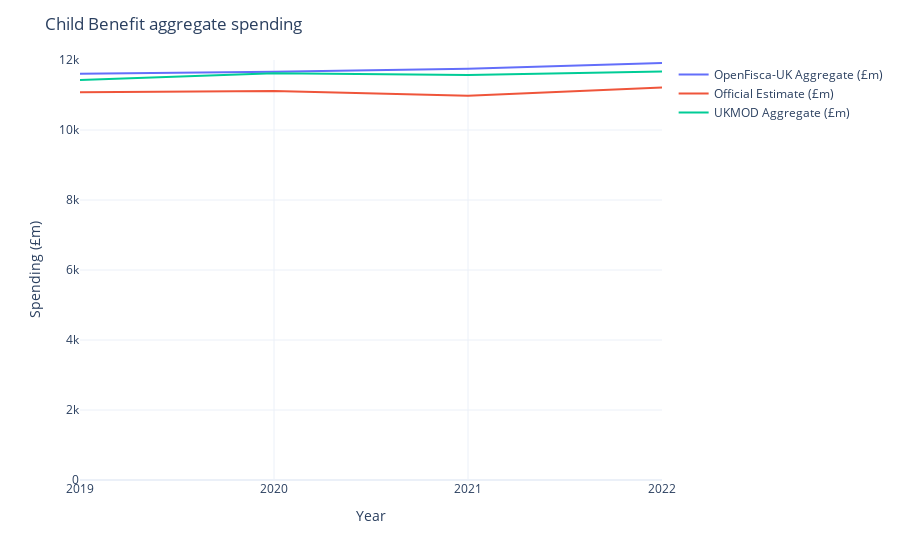

Notebook source saved alongside this figure:
### Code cell
import plotly.express as px

px.line(
    aggregates,
    x="Year",
    y=[
        "OpenFisca-UK Aggregate (£m)",
        "Official Estimate (£m)",
        "UKMOD Aggregate (£m)",
    ],
).update_layout(
    template="plotly_white",
    title="Child Benefit aggregate spending",
    xaxis_tickvals=list(range(2019, 2023)),
    yaxis_title="Spending (£m)",
    legend_title="",
    yaxis_range=(0, 12_000),
)

### Figure 1 — Plotly figure (JSON) as saved in the notebook; plotly's stock layout.template omitted (floating-point values rounded to 4 significant figures)
{"data": [{"hovertemplate": "variable=OpenFisca-UK Aggregate (£m)<br>Year=%{x}<br>value=%{y}<extra></extra>", "legendgroup": "OpenFisca-UK Aggregate (£m)", "line": {"color": "#636efa", "dash": "solid"}, "marker": {"symbol": "circle"}, "mode": "lines", "name": "OpenFisca-UK Aggregate (£m)", "orientation": "v", "showlegend": true, "type": "scatter", "x": [2019, 2020, 2021, 2022], "xaxis": "x", "y": [11609, 11662, 11752, 11912], "yaxis": "y"}, {"hovertemplate": "variable=Official Estimate (£m)<br>Year=%{x}<br>value=%{y}<extra></extra>", "legendgroup": "Official Estimate (£m)", "line": {"color": "#EF553B", "dash": "solid"}, "marker": {"symbol": "circle"}, "mode": "lines", "name": "Official Estimate (£m)", "orientation": "v", "showlegend": true, "type": "scatter", "x": [2019, 2020, 2021, 2022], "xaxis": "x", "y": [11081, 11116, 10981, 11213], "yaxis": "y"}, {"hovertemplate": "variable=UKMOD Aggregate (£m)<br>Year=%{x}<br>value=%{y}<extra></extra>", "legendgroup": "UKMOD Aggregate (£m)", "line": {"color": "#00cc96", "dash": "solid"}, "marker": {"symbol": "circle"}, "mode": "lines", "name": "UKMOD Aggregate (£m)", "orientation": "v", "showlegend": true, "type": "scatter", "x": [2019, 2020, 2021, 2022], "xaxis": "x", "y": [11432, 11621, 11573, 11668], "yaxis": "y"}], "layout": {"autosize": true, "legend": {"title": {"text": ""}, "tracegroupgap": 0}, "margin": {"t": 60}, "title": {"text": "Child Benefit aggregate spending"}, "xaxis": {"anchor": "y", "autorange": true, "domain": [0, 1], "range": [2019, 2022], "tickvals": [2019, 2020, 2021, 2022], "title": {"text": "Year"}, "type": "linear"}, "yaxis": {"anchor": "x", "domain": [0, 1], "range": [0, 12000], "title": {"text": "Spending (£m)"}, "type": "linear"}}}
